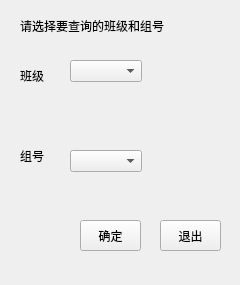
<?xml version="1.0" encoding="UTF-8"?>
<ui version="4.0">
 <class>GroupSearch</class>
 <widget class="QDialog" name="GroupSearch">
  <property name="geometry">
   <rect>
    <x>0</x>
    <y>0</y>
    <width>240</width>
    <height>285</height>
   </rect>
  </property>
  <property name="windowTitle">
   <string>查询小组</string>
  </property>
  <widget class="QLabel" name="label">
   <property name="geometry">
    <rect>
     <x>20</x>
     <y>60</y>
     <width>51</width>
     <height>31</height>
    </rect>
   </property>
   <property name="text">
    <string>班级</string>
   </property>
  </widget>
  <widget class="QLabel" name="label_2">
   <property name="geometry">
    <rect>
     <x>20</x>
     <y>140</y>
     <width>41</width>
     <height>31</height>
    </rect>
   </property>
   <property name="text">
    <string>组号</string>
   </property>
  </widget>
  <widget class="QComboBox" name="classId">
   <property name="geometry">
    <rect>
     <x>70</x>
     <y>60</y>
     <width>72</width>
     <height>22</height>
    </rect>
   </property>
  </widget>
  <widget class="QComboBox" name="groupId">
   <property name="geometry">
    <rect>
     <x>70</x>
     <y>150</y>
     <width>72</width>
     <height>22</height>
    </rect>
   </property>
  </widget>
  <widget class="QLabel" name="label_3">
   <property name="geometry">
    <rect>
     <x>20</x>
     <y>10</y>
     <width>221</width>
     <height>31</height>
    </rect>
   </property>
   <property name="text">
    <string>请选择要查询的班级和组号</string>
   </property>
  </widget>
  <widget class="QToolButton" name="ok">
   <property name="geometry">
    <rect>
     <x>80</x>
     <y>220</y>
     <width>61</width>
     <height>31</height>
    </rect>
   </property>
   <property name="text">
    <string>确定</string>
   </property>
  </widget>
  <widget class="QToolButton" name="toolButton_2">
   <property name="geometry">
    <rect>
     <x>160</x>
     <y>220</y>
     <width>61</width>
     <height>31</height>
    </rect>
   </property>
   <property name="text">
    <string>退出</string>
   </property>
  </widget>
 </widget>
 <resources/>
 <connections>
  <connection>
   <sender>ok</sender>
   <signal>clicked()</signal>
   <receiver>GroupSearch</receiver>
   <slot>close()</slot>
   <hints>
    <hint type="sourcelabel">
     <x>110</x>
     <y>235</y>
    </hint>
    <hint type="destinationlabel">
     <x>119</x>
     <y>142</y>
    </hint>
   </hints>
  </connection>
 </connections>
</ui>
